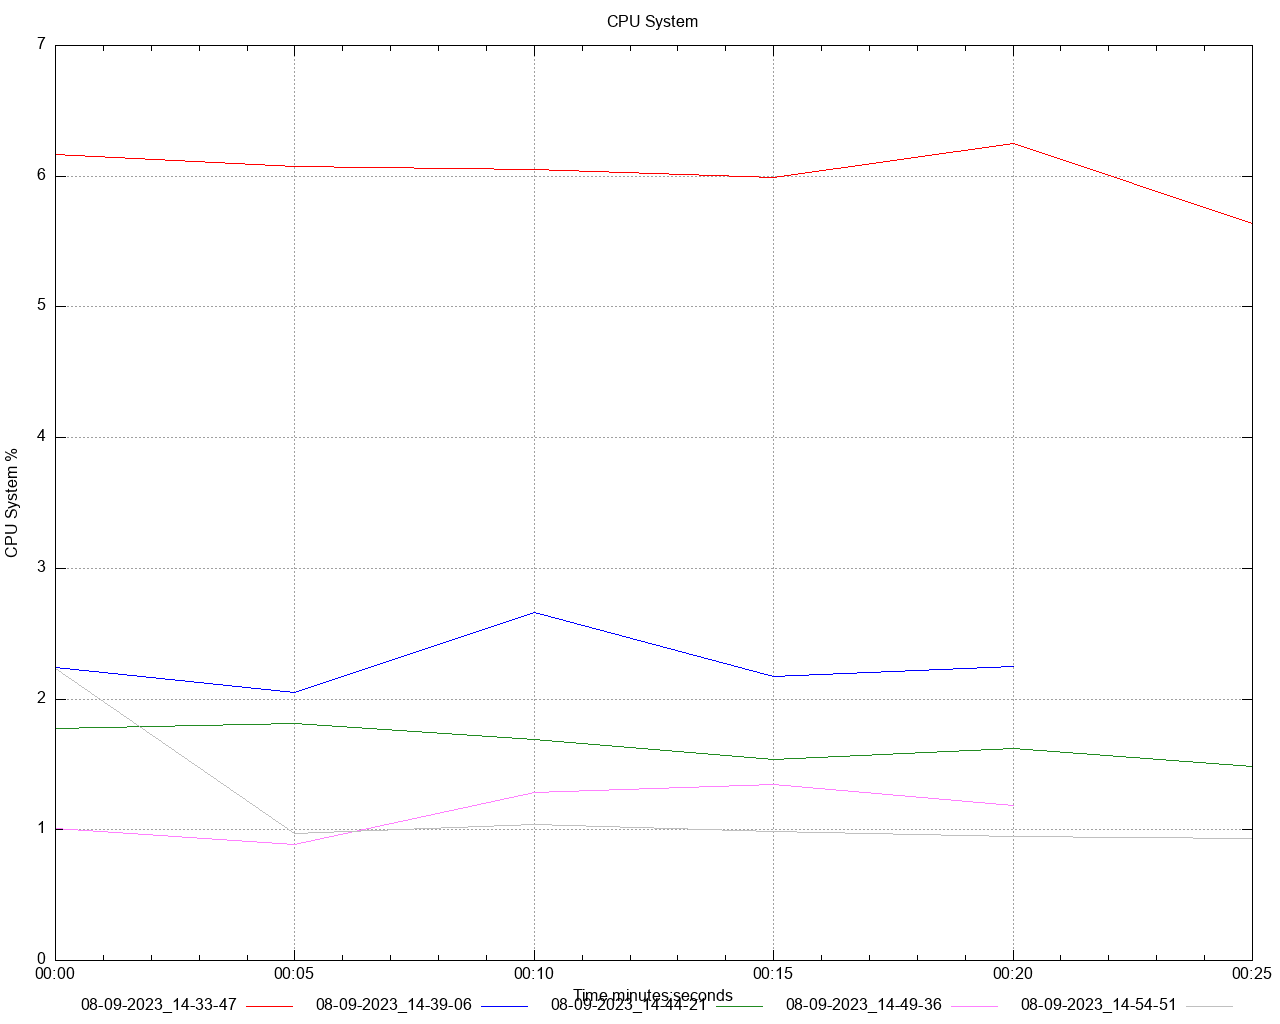

Source code (gnuplot):
set title 'CPU System' noenhanced
set style data lines
set datafile separator ","
set terminal png size 1280,1024
set grid
set key below
set xdata time
set timefmt "%s"
offset = 0
t0(x)=(offset=($0==0) ? x : offset, x - offset)
set xlabel 'Time minutes:seconds'
set ylabel 'CPU System %'
set output '/Users/gbarnett/git/hazelcast-simulator/atomiclong-3node-member/atomicreference/dstat/cpu_system_A3.png'
plot \
   '/Users/gbarnett/git/hazelcast-simulator/atomiclong-3node-member/atomicreference/data/cpu_system_A3_1.data' using (t0(timecolumn(1))):2 title "08-09-2023_14-33-47" noenhanced lt rgb "red", \
   '/Users/gbarnett/git/hazelcast-simulator/atomiclong-3node-member/atomicreference/data/cpu_system_A3_2.data' using (t0(timecolumn(1))):2 title "08-09-2023_14-39-06" noenhanced lt rgb "blue", \
   '/Users/gbarnett/git/hazelcast-simulator/atomiclong-3node-member/atomicreference/data/cpu_system_A3_3.data' using (t0(timecolumn(1))):2 title "08-09-2023_14-44-21" noenhanced lt rgb "forest-green", \
   '/Users/gbarnett/git/hazelcast-simulator/atomiclong-3node-member/atomicreference/data/cpu_system_A3_4.data' using (t0(timecolumn(1))):2 title "08-09-2023_14-49-36" noenhanced lt rgb "orchid", \
   '/Users/gbarnett/git/hazelcast-simulator/atomiclong-3node-member/atomicreference/data/cpu_system_A3_5.data' using (t0(timecolumn(1))):2 title "08-09-2023_14-54-51" noenhanced lt rgb "grey", \
